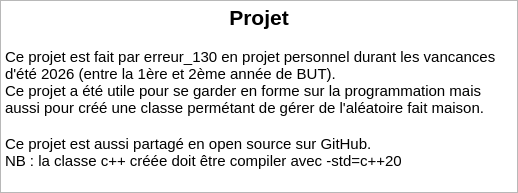
<?xml version="1.0" encoding="UTF-8"?>
<ui version="4.0">
 <class>InfoProjet</class>
 <widget class="QDialog" name="InfoProjet">
  <property name="geometry">
   <rect>
    <x>0</x>
    <y>0</y>
    <width>518</width>
    <height>193</height>
   </rect>
  </property>
  <property name="windowTitle">
   <string>Dialog</string>
  </property>
  <layout class="QVBoxLayout" name="verticalLayout">
   <property name="spacing">
    <number>6</number>
   </property>
   <property name="leftMargin">
    <number>0</number>
   </property>
   <property name="topMargin">
    <number>0</number>
   </property>
   <property name="rightMargin">
    <number>0</number>
   </property>
   <property name="bottomMargin">
    <number>0</number>
   </property>
   <item>
    <widget class="QTextEdit" name="textEdit">
     <property name="minimumSize">
      <size>
       <width>518</width>
       <height>172</height>
      </size>
     </property>
     <property name="maximumSize">
      <size>
       <width>518</width>
       <height>193</height>
      </size>
     </property>
     <property name="readOnly">
      <bool>true</bool>
     </property>
     <property name="html">
      <string>&lt;!DOCTYPE HTML PUBLIC &quot;-//W3C//DTD HTML 4.0//EN&quot; &quot;http://www.w3.org/TR/REC-html40/strict.dtd&quot;&gt;
&lt;html&gt;&lt;head&gt;&lt;meta name=&quot;qrichtext&quot; content=&quot;1&quot; /&gt;&lt;meta charset=&quot;utf-8&quot; /&gt;&lt;style type=&quot;text/css&quot;&gt;
p, li { white-space: pre-wrap; }
hr { height: 1px; border-width: 0; }
li.unchecked::marker { content: &quot;\2610&quot;; }
li.checked::marker { content: &quot;\2612&quot;; }
&lt;/style&gt;&lt;/head&gt;&lt;body style=&quot; font-family:'Ubuntu Sans'; font-size:11pt; font-weight:400; font-style:normal;&quot;&gt;
&lt;p align=&quot;center&quot; style=&quot; margin-top:0px; margin-bottom:0px; margin-left:0px; margin-right:0px; -qt-block-indent:0; text-indent:0px;&quot;&gt;&lt;span style=&quot; font-size:16pt; font-weight:700;&quot;&gt;Projet&lt;/span&gt;&lt;/p&gt;
&lt;p align=&quot;center&quot; style=&quot;-qt-paragraph-type:empty; margin-top:0px; margin-bottom:0px; margin-left:0px; margin-right:0px; -qt-block-indent:0; text-indent:0px; font-weight:700;&quot;&gt;&lt;br /&gt;&lt;/p&gt;
&lt;p style=&quot; margin-top:0px; margin-bottom:0px; margin-left:0px; margin-right:0px; -qt-block-indent:0; text-indent:0px;&quot;&gt;Ce projet est fait par erreur_130 en projet personnel durant les vancances d'été 2026 (entre la 1ère et 2ème année de BUT).&lt;br /&gt;Ce projet a été utile pour se garder en forme sur la programmation mais aussi pour créé une classe permétant de gérer de l'aléatoire fait maison.&lt;/p&gt;
&lt;p style=&quot;-qt-paragraph-type:empty; margin-top:0px; margin-bottom:0px; margin-left:0px; margin-right:0px; -qt-block-indent:0; text-indent:0px;&quot;&gt;&lt;br /&gt;&lt;/p&gt;
&lt;p style=&quot; margin-top:0px; margin-bottom:0px; margin-left:0px; margin-right:0px; -qt-block-indent:0; text-indent:0px;&quot;&gt;Ce projet est aussi partagé en open source sur GitHub.&lt;br /&gt;NB : la classe c++ créée doit être compiler avec -std=c++20&lt;/p&gt;&lt;/body&gt;&lt;/html&gt;</string>
     </property>
    </widget>
   </item>
  </layout>
 </widget>
 <resources/>
 <connections/>
</ui>
